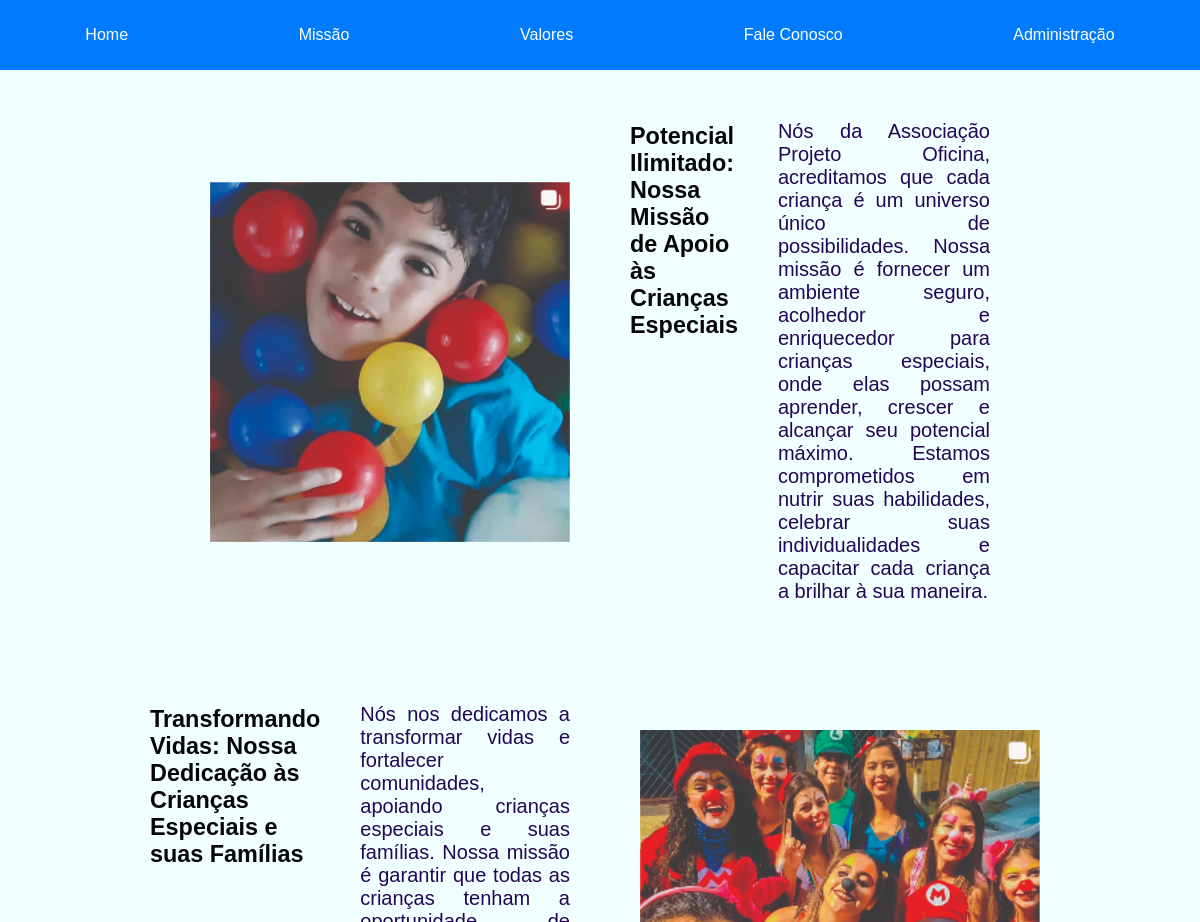
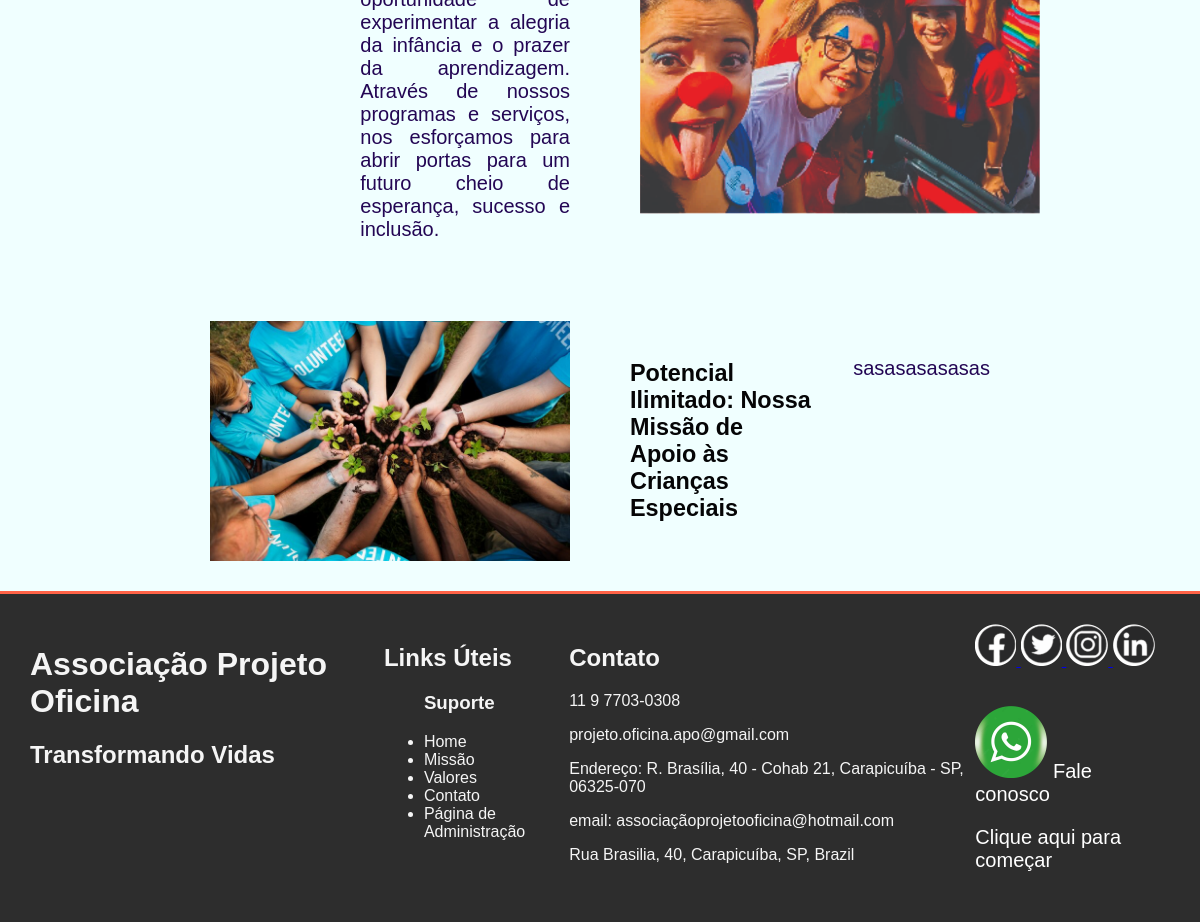
The app's page /siteweb/missao.html with its own data (2 pictures, top to bottom).
### siteweb/models.py (models this page shows)
class Missao(models.Model):
    titulo = models.CharField(max_length=200)
    texto = models.TextField()
    imagem = models.ImageField(upload_to='static/imagens')

### siteweb/views.py (the view)
# urls.py: path('siteweb/missao.html', views.missao, name="missao"),
def missao(request):
    missoes = Missao.objects.all()
    return render(request,'siteweb/missao.html', {'missoes': missoes} )

### siteweb/templates/siteweb/missao.html (shortened to what this page needs)
{% extends "base.html" %}
{%load static%}
{% block content %}
<main>
{% for missao in missoes %}
  <div class="row {% cycle 'left' 'right' %}">
    <div class="img-mission">
      <img src={{ missao.imagem.url }} alt="imagem da missão" style="width: 100%; max-width: 400px;">
    </div>
    <div>
      <h3 id="titulo">{{ missao.titulo }}</h3>
      <p id="texto">{{ missao.texto }}</p>
    </div>
  </div>
{% endfor %}
</main>
{% endblock content %}

### static/css/styles.css (style rules this page uses)
.row.left { display: flex; flex-direction: row; align-items: center; width: 70%; font-size: 20px; }
.row.right { display: flex; flex-direction: row-reverse; align-items: center; width: 80%; font-size: 20px; text-justify: inter-word; }
.img-mission, .row>div { display: flex; flex: 60%; padding: 30px; justify-content: space-around; gap: 40px; }
#titulo { color: rgb(5, 5, 6); align-items: center; }
#texto { color: rgb(35, 6, 84); text-align: justify; }
main { display: flex; flex-wrap: wrap; justify-content: space-around; background-color: azure; }

### records on screen
Missao: imagem (picture), titulo "Potencial Ilimitado: Nossa Missão de Apoio às Crianças Especiais", texto "Nós da Associação Projeto Oficina, acreditamos que cada criança é um universo único de possibilidades. Nossa missão é fornecer um ambiente seguro, acolhedor e enriquecedor para crianças especiais, onde elas possam aprender, crescer e alcançar seu potencial máximo. Estamos comprometidos em nutrir suas habilidades, celebrar suas individualidades e capacitar cada criança a brilhar à sua maneira."
Missao: imagem (picture), titulo "Transformando Vidas: Nossa Dedicação às Crianças Especiais e suas Famílias", texto "Nós nos dedicamos a transformar vidas e fortalecer comunidades, apoiando crianças especiais e suas famílias. Nossa missão é garantir que todas as crianças tenham a oportunidade de experimentar a alegria da infância e o prazer da aprendizagem. Através de nossos programas e serviços, nos esforçamos para abrir portas para um futuro cheio de esperança, sucesso e inclusão."
Missao: imagem (picture), titulo "Potencial Ilimitado: Nossa Missão de Apoio às Crianças Especiais", texto "sasasasasasas"
